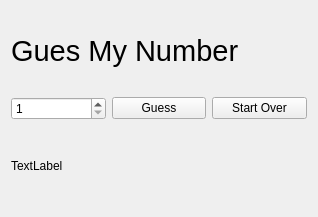
<?xml version="1.0" encoding="UTF-8"?>
<ui version="4.0">
 <class>Widget</class>
 <widget class="QWidget" name="Widget">
  <property name="geometry">
   <rect>
    <x>0</x>
    <y>0</y>
    <width>318</width>
    <height>217</height>
   </rect>
  </property>
  <property name="windowTitle">
   <string>Widget</string>
  </property>
  <layout class="QHBoxLayout" name="horizontalLayout_2">
   <item>
    <layout class="QVBoxLayout" name="verticalLayout">
     <item>
      <widget class="QLabel" name="titleLabel">
       <property name="font">
        <font>
         <pointsize>22</pointsize>
        </font>
       </property>
       <property name="text">
        <string>Gues My Number</string>
       </property>
      </widget>
     </item>
     <item>
      <layout class="QHBoxLayout" name="horizontalLayout">
       <item>
        <widget class="QSpinBox" name="numberSpinBox">
         <property name="minimum">
          <number>1</number>
         </property>
         <property name="maximum">
          <number>10</number>
         </property>
        </widget>
       </item>
       <item>
        <widget class="QPushButton" name="guessButton">
         <property name="text">
          <string>Guess</string>
         </property>
        </widget>
       </item>
       <item>
        <widget class="QPushButton" name="startOverButton">
         <property name="text">
          <string>Start Over</string>
         </property>
        </widget>
       </item>
      </layout>
     </item>
     <item>
      <widget class="QLabel" name="messageLabel">
       <property name="text">
        <string>TextLabel</string>
       </property>
      </widget>
     </item>
    </layout>
   </item>
  </layout>
 </widget>
 <resources/>
 <connections/>
</ui>
